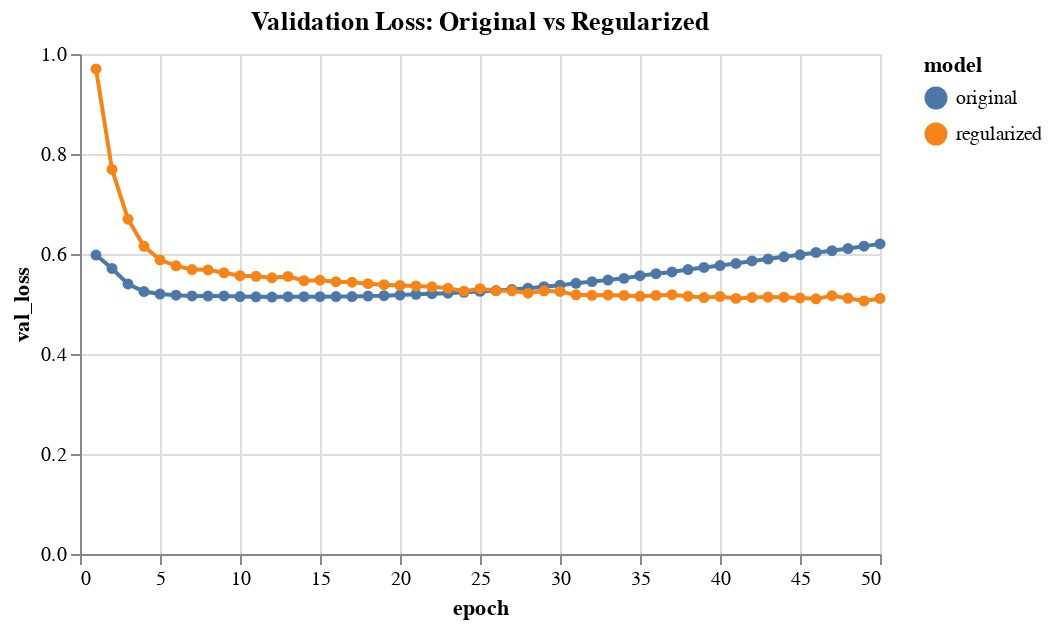

Write notebook code for a chart like this one.
### Markdown cell above
**Insights:**
- More layers (depth) doesn't always mean better performance
- More neurons (width) increases model capacity but also risk of overfitting
- Find the right balance for your specific problem

## Part 10: Regularization Techniques

Let's add dropout and L2 regularization to prevent overfitting.

### Code cell
# Model with regularization
model_regularized = keras.Sequential([
    keras.layers.Dense(64, activation='relu', input_shape=(n_features,),
                       kernel_regularizer=keras.regularizers.l2(0.01)),
    keras.layers.Dropout(0.3),  # Drop 30% of neurons randomly
    keras.layers.Dense(32, activation='relu',
                       kernel_regularizer=keras.regularizers.l2(0.01)),
    keras.layers.Dropout(0.3),
    keras.layers.Dense(1, activation='sigmoid')
])

model_regularized.compile(
    optimizer='adam',
    loss='binary_crossentropy',
    metrics=['accuracy']
)

# Train with regularization
history_reg = model_regularized.fit(
    X_train_scaled, y_train,
    epochs=50,
    batch_size=32,
    validation_split=0.2,
    verbose=0
)

# Evaluate
reg_test_loss, reg_test_acc = model_regularized.evaluate(X_test_scaled, y_test, verbose=0)

print("=== Regularization Comparison ===")
print(f"Original model - Test Accuracy: {test_accuracy:.4f}")
print(f"Regularized model - Test Accuracy: {reg_test_acc:.4f}")

# Compare training curves
history_reg_df = pd.DataFrame(history_reg.history)
history_reg_df['epoch'] = range(1, len(history_reg_df) + 1)

# Plot validation loss comparison
val_loss_comparison = pd.DataFrame({
    'epoch': history_df['epoch'],
    'original': history_df['val_loss'],
    'regularized': history_reg_df['val_loss']
}).melt(
    id_vars='epoch',
    value_vars=['original', 'regularized'],
    var_name='model',
    value_name='val_loss'
)

alt.Chart(val_loss_comparison).mark_line(point=True).encode(
    x='epoch:Q',
    y='val_loss:Q',
    color='model:N'
).properties(
    width=400,
    height=250,
    title='Validation Loss: Original vs Regularized'
)

### Figure 1 — Vega-Lite specification as saved in the notebook (floating-point values rounded to 4 significant figures)
{"config": {"view": {"continuousWidth": 300, "continuousHeight": 300}}, "data": {"name": "data-7d866bfb329e89a6373a4933e3fa8da5"}, "mark": {"type": "line", "point": true}, "encoding": {"color": {"field": "model", "type": "nominal"}, "x": {"field": "epoch", "type": "quantitative"}, "y": {"field": "val_loss", "type": "quantitative"}}, "height": 250, "title": "Validation Loss: Original vs Regularized", "width": 400, "$schema": "https://vega.github.io/schema/vega-lite/v6.1.0.json", "datasets": {"data-7d866bfb329e89a6373a4933e3fa8da5": [{"epoch": 1, "model": "original", "val_loss": 0.5979}, {"epoch": 2, "model": "original", "val_loss": 0.571}, {"epoch": 3, "model": "original", "val_loss": 0.5401}, {"epoch": 4, "model": "original", "val_loss": 0.525}, {"epoch": 5, "model": "original", "val_loss": 0.5199}, {"epoch": 6, "model": "original", "val_loss": 0.5177}, {"epoch": 7, "model": "original", "val_loss": 0.5161}, {"epoch": 8, "model": "original", "val_loss": 0.5159}, {"epoch": 9, "model": "original", "val_loss": 0.5162}, {"epoch": 10, "model": "original", "val_loss": 0.515}, {"epoch": 11, "model": "original", "val_loss": 0.5144}, {"epoch": 12, "model": "original", "val_loss": 0.5139}, {"epoch": 13, "model": "original", "val_loss": 0.5146}, {"epoch": 14, "model": "original", "val_loss": 0.5147}, {"epoch": 15, "model": "original", "val_loss": 0.5147}, {"epoch": 16, "model": "original", "val_loss": 0.5149}, {"epoch": 17, "model": "original", "val_loss": 0.515}, {"epoch": 18, "model": "original", "val_loss": 0.5159}, {"epoch": 19, "model": "original", "val_loss": 0.5165}, {"epoch": 20, "model": "original", "val_loss": 0.5179}, {"epoch": 21, "model": "original", "val_loss": 0.5195}, {"epoch": 22, "model": "original", "val_loss": 0.5206}, {"epoch": 23, "model": "original", "val_loss": 0.5217}, {"epoch": 24, "model": "original", "val_loss": 0.5233}, {"epoch": 25, "model": "original", "val_loss": 0.5252}, {"epoch": 26, "model": "original", "val_loss": 0.5269}, {"epoch": 27, "model": "original", "val_loss": 0.5289}, {"epoch": 28, "model": "original", "val_loss": 0.5316}, {"epoch": 29, "model": "original", "val_loss": 0.5346}, {"epoch": 30, "model": "original", "val_loss": 0.5377}, {"epoch": 31, "model": "original", "val_loss": 0.5414}, {"epoch": 32, "model": "original", "val_loss": 0.5448}, {"epoch": 33, "model": "original", "val_loss": 0.5478}, {"epoch": 34, "model": "original", "val_loss": 0.5513}, {"epoch": 35, "model": "original", "val_loss": 0.5566}, {"epoch": 36, "model": "original", "val_loss": 0.5605}, {"epoch": 37, "model": "original", "val_loss": 0.5641}, {"epoch": 38, "model": "original", "val_loss": 0.5689}, {"epoch": 39, "model": "original", "val_loss": 0.5731}, {"epoch": 40, "model": "original", "val_loss": 0.5769}, {"epoch": 41, "model": "original", "val_loss": 0.581}, {"epoch": 42, "model": "original", "val_loss": 0.586}, {"epoch": 43, "model": "original", "val_loss": 0.5899}, {"epoch": 44, "model": "original", "val_loss": 0.5944}, {"epoch": 45, "model": "original", "val_loss": 0.5985}, {"epoch": 46, "model": "original", "val_loss": 0.6032}, {"epoch": 47, "model": "original", "val_loss": 0.6066}, {"epoch": 48, "model": "original", "val_loss": 0.6109}, {"epoch": 49, "model": "original", "val_loss": 0.6156}, {"epoch": 50, "model": "original", "val_loss": 0.6202}, {"epoch": 1, "model": "regularized", "val_loss": 0.9701}, {"epoch": 2, "model": "regularized", "val_loss": 0.7692}, {"epoch": 3, "model": "regularized", "val_loss": 0.6697}, {"epoch": 4, "model": "regularized", "val_loss": 0.6153}, {"epoch": 5, "model": "regularized", "val_loss": 0.5883}, {"epoch": 6, "model": "regularized", "val_loss": 0.5764}, {"epoch": 7, "model": "regularized", "val_loss": 0.5688}, {"epoch": 8, "model": "regularized", "val_loss": 0.5683}, {"epoch": 9, "model": "regularized", "val_loss": 0.5624}, {"epoch": 10, "model": "regularized", "val_loss": 0.5565}, {"epoch": 11, "model": "regularized", "val_loss": 0.5554}, {"epoch": 12, "model": "regularized", "val_loss": 0.5525}, {"epoch": 13, "model": "regularized", "val_loss": 0.5552}, {"epoch": 14, "model": "regularized", "val_loss": 0.5466}, {"epoch": 15, "model": "regularized", "val_loss": 0.5475}, {"epoch": 16, "model": "regularized", "val_loss": 0.5445}, {"epoch": 17, "model": "regularized", "val_loss": 0.5435}, {"epoch": 18, "model": "regularized", "val_loss": 0.5407}, {"epoch": 19, "model": "regularized", "val_loss": 0.5385}, {"epoch": 20, "model": "regularized", "val_loss": 0.537}, {"epoch": 21, "model": "regularized", "val_loss": 0.5361}, {"epoch": 22, "model": "regularized", "val_loss": 0.5343}, {"epoch": 23, "model": "regularized", "val_loss": 0.5314}, {"epoch": 24, "model": "regularized", "val_loss": 0.5257}, {"epoch": 25, "model": "regularized", "val_loss": 0.5306}, {"epoch": 26, "model": "regularized", "val_loss": 0.5266}, {"epoch": 27, "model": "regularized", "val_loss": 0.5265}, {"epoch": 28, "model": "regularized", "val_loss": 0.5215}, {"epoch": 29, "model": "regularized", "val_loss": 0.5264}, {"epoch": 30, "model": "regularized", "val_loss": 0.525}, {"epoch": 31, "model": "regularized", "val_loss": 0.5183}, {"epoch": 32, "model": "regularized", "val_loss": 0.5174}, {"epoch": 33, "model": "regularized", "val_loss": 0.5181}, {"epoch": 34, "model": "regularized", "val_loss": 0.5172}, {"epoch": 35, "model": "regularized", "val_loss": 0.5154}, {"epoch": 36, "model": "regularized", "val_loss": 0.5172}, {"epoch": 37, "model": "regularized", "val_loss": 0.5187}, {"epoch": 38, "model": "regularized", "val_loss": 0.5156}, {"epoch": 39, "model": "regularized", "val_loss": 0.5129}, {"epoch": 40, "model": "regularized", "val_loss": 0.5151}, {"epoch": 41, "model": "regularized", "val_loss": 0.5112}, {"epoch": 42, "model": "regularized", "val_loss": 0.5132}, {"epoch": 43, "model": "regularized", "val_loss": 0.5139}, {"epoch": 44, "model": "regularized", "val_loss": 0.5137}, {"epoch": 45, "model": "regularized", "val_loss": 0.512}, {"epoch": 46, "model": "regularized", "val_loss": 0.5103}, {"epoch": 47, "model": "regularized", "val_loss": 0.5167}, {"epoch": 48, "model": "regularized", "val_loss": 0.5113}, {"epoch": 49, "model": "regularized", "val_loss": 0.5061}, {"epoch": 50, "model": "regularized", "val_loss": 0.5111}]}}
